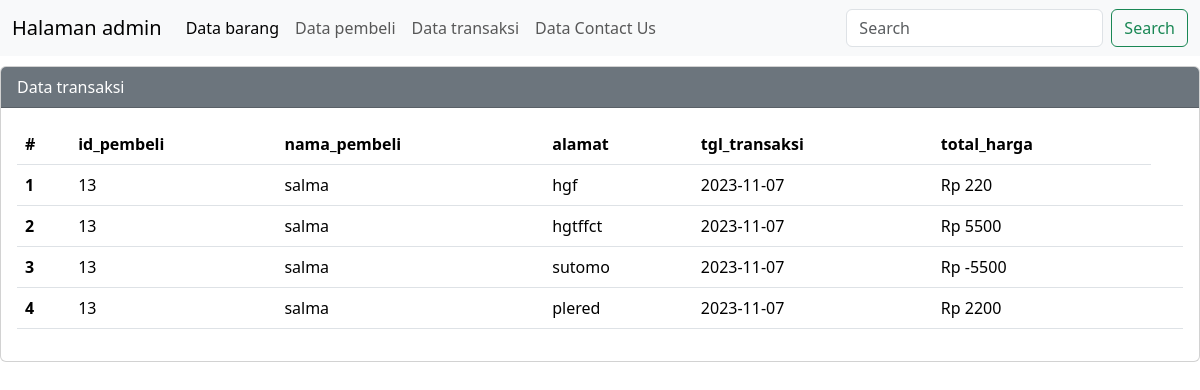
The page /transaksi.php (signed in) on the database its author committed.
### tables this page shows
CREATE TABLE `transaksi` (
  `id_transaksi` int(11) NOT NULL,
  `id_pembeli` int(11) NOT NULL,
  `alamat` varchar(100) NOT NULL,
  `tgl_transaksi` date NOT NULL,
  `total_Harga` varchar(500) NOT NULL
);

CREATE TABLE `pembeli` (
  `id_pembeli` int(11) NOT NULL,
  `nama_pembeli` varchar(50) NOT NULL,
  `username` varchar(50) NOT NULL,
  `password` varchar(50) NOT NULL
);

### transaksi.php (the view, shortened to what this page needs)
<?php
$host = "localhost";
$user = "root";
$pass = "";
$db = "cart_db";
$conn = mysqli_connect($host, $user, $pass, $db);
?>
<!DOCTYPE html>
<html lang="en">
<head>
  <link href="https://cdn.jsdelivr.net/npm/bootstrap@5.3.1/dist/css/bootstrap.min.css" rel="stylesheet"
>
</head>
<body>
<nav class="navbar navbar-expand-lg bg-body-tertiary">
  <div class="container-fluid">
    <a class="navbar-brand" href="#">Halaman admin</a>
    <div class="collapse navbar-collapse" id="navbarTogglerDemo02">
      <ul class="navbar-nav me-auto mb-2 mb-lg-0">
        <li class="nav-item">
          <a class="nav-link active" aria-current="page" href="admin_page.php">Data barang</a>
        </li>
        <li class="nav-item">
          <a class="nav-link" href="data_pembeli.php">Data pembeli</a>
        </li>
        <li class="nav-item">
          <a class="nav-link" href="transaksi.php">Data transaksi</a>
        </li>
        <li class="nav-item">
          <a class="nav-link" href="kontak.php">Data Contact Us</a>
        </li>
      </ul>
      <form class="d-flex" role="search">
        <input class="form-control me-2" type="search" placeholder="Search" aria-label="Search">
        <button class="btn btn-outline-success" type="submit">Search</button>
      </form>
    </div>
  </div>
</nav>
      <div class="card">
        <div class="card-header text-white bg-secondary">
          Data transaksi
        </div>
        <div class="card-body">
          <table class="table">
            <thead>
              <tr>
                <th scope="col">#</th>
                <th scope="col">id_pembeli</th>
                <th scope="col">nama_pembeli</th>
                <th scope="col">alamat</th>
                <th scope="col">tgl_transaksi</th>
                <th scope="col">total_harga</th>
              </tr>
            <tbody>
              <?php
                $sql2 = "select * from transaksi order by id_transaksi desc";
                $q2 = mysqli_query($conn, $sql2);
                $urut = 1;
                while ($r2 = mysqli_fetch_array($q2)) {
                  $id_pembeli = $r2['id_pembeli'];
                  $alamat = $r2['alamat'];
                  $tgl_transaksi = $r2['tgl_transaksi'];
                  $total_Harga = $r2['total_Harga'];
                $sql3 = "select * from pembeli where id_pembeli='$id_pembeli'";
                $q3 = mysqli_query($conn, $sql3);
                while ($r3 = mysqli_fetch_array($q3)) {
                  $nama_pembeli = $r3["nama_pembeli"];
                }
                  ?>
              <tr>
                <th scope="row">
                  <?php echo $urut++ ?>
                </th>
                <td scope="row">
                  <?php echo $id_pembeli ?>
                </td>
                <td scope="row">
                  <?php echo $nama_pembeli ?>
                </td>
                <td scope="row">
                  <?php echo $alamat ?>
                </td>
                <td scope="row">
                  <?php echo $tgl_transaksi ?>
                </td>
                <td scope="row">
                  Rp <?php echo $total_Harga ?>
                </td>
                <td scope="row">
                </td>
              </tr>
              <?php
                }
                ?>
          </tbody>
          </thead>
        </table>
      </div>
    </div>
</body>
</html>

### transaksi.php (style rules this page uses)
.card { margin-top: 10px; }

### rows shown on the page
transaksi: id_pembeli "13", id_pembeli.nama_pembeli "salma", alamat "hgf", tgl_transaksi "2023-11-07", total_Harga "220"
transaksi: id_pembeli "13", id_pembeli.nama_pembeli "salma", alamat "hgtffct", tgl_transaksi "2023-11-07", total_Harga "5500"
transaksi: id_pembeli "13", id_pembeli.nama_pembeli "salma", alamat "sutomo", tgl_transaksi "2023-11-07", total_Harga "-5500"
transaksi: id_pembeli "13", id_pembeli.nama_pembeli "salma", alamat "plered", tgl_transaksi "2023-11-07", total_Harga "2200"
